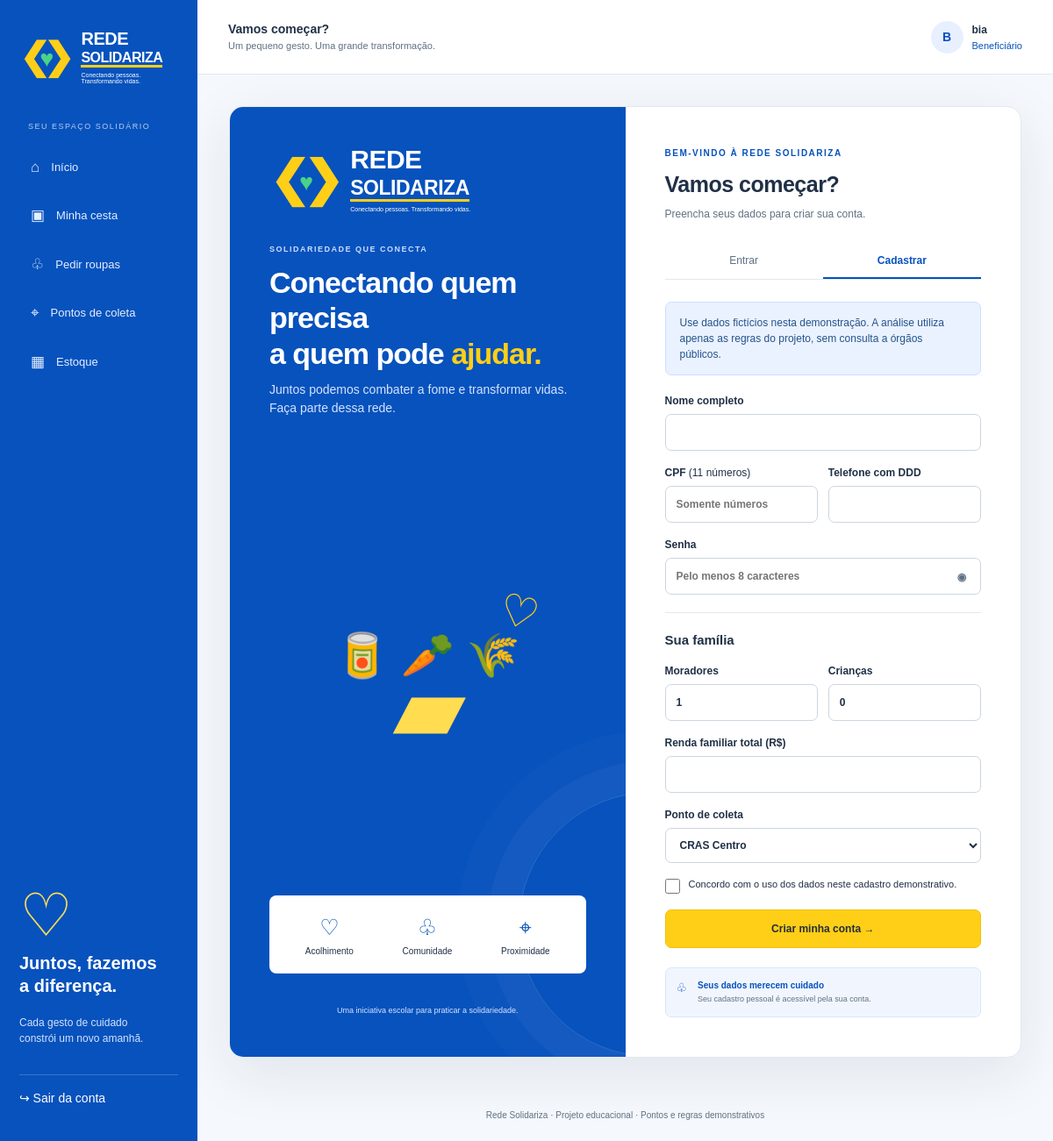
Page /cadastro (signed in) on the committed database.
### tables this page shows
CREATE TABLE usuarios(id INTEGER PRIMARY KEY, nome TEXT NOT NULL, cpf TEXT UNIQUE NOT NULL, telefone TEXT NOT NULL, senha TEXT NOT NULL, moradores INTEGER NOT NULL, criancas INTEGER NOT NULL, renda INTEGER NOT NULL, perfil TEXT NOT NULL, higiene INTEGER NOT NULL, codigo TEXT UNIQUE NOT NULL, ponto TEXT NOT NULL, admin INTEGER NOT NULL DEFAULT 0);

### app.py (the view, shortened to what this page needs)
@app.route('/cadastro', methods=['GET','POST'])
def cadastro():
    return render_template('auth.html', title='Vamos começar?', cadastro=True)

### app.py (called while the page is built)
def db():
    if 'db' not in g:
        g.db = sqlite3.connect(app.config['DATABASE'], timeout=15)
        g.db.row_factory = sqlite3.Row
        g.db.execute('PRAGMA foreign_keys=ON')
    return g.db

@app.before_request
def prepare():
    g.user = db().execute('SELECT * FROM usuarios WHERE id=?', (session.get('uid'),)).fetchone()
    if 'csrf' not in session:
        session['csrf'] = secrets.token_hex(32)
    if request.method == 'POST' and not secrets.compare_digest(session['csrf'], request.form.get('csrf','')):
        abort(400, 'Sua sessão expirou. Recarregue a página e tente novamente.')

@app.context_processor
def context():
    return dict(user=g.user, pontos=PONTOS, icones=ICONES, tipos=TIPOS)

### templates/auth.html
{% extends 'base.html' %}{% block content %}
<div class="auth-shell"><section class="brand-panel">{{ logo() }}<div><span class="eyebrow">SOLIDARIEDADE QUE CONECTA</span><h1>Conectando quem precisa<br>a quem pode <em>ajudar.</em></h1><p>Juntos podemos combater a fome e transformar vidas. Faça parte dessa rede.</p></div><div class="hero-art" aria-hidden="true"><span>♡</span><div>🥫 🥕 🌾</div><b>▰</b></div><div class="values"><span>♡<strong>Acolhimento</strong></span><span>♧<strong>Comunidade</strong></span><span>⌖<strong>Proximidade</strong></span></div><small>Uma iniciativa escolar para praticar a solidariedade.</small></section>
<section class="auth-form"><span class="eyebrow">BEM-VINDO À REDE SOLIDARIZA</span><h2>{{ title }}</h2><p>{{ 'Preencha seus dados para criar sua conta.' if cadastro else 'Faça login na sua conta para continuar.' }}</p><div class="tabs"><a class="{{ 'selected' if not cadastro }}" href="{{ url_for('login') }}">Entrar</a><a class="{{ 'selected' if cadastro }}" href="{{ url_for('cadastro') }}">Cadastrar</a></div>
<form method="post">{{ csrf() }}
{% if cadastro %}<div class="notice info">Use dados fictícios nesta demonstração. A análise utiliza apenas as regras do projeto, sem consulta a órgãos públicos.</div><label>Nome completo<input name="nome" required minlength="2" maxlength="100" autocomplete="name" value="{{ request.form.get('nome','') }}"></label>{% endif %}
<div class="{{ 'form-grid' if cadastro }}"><label>CPF <small>(11 números)</small><input name="cpf" required pattern="[0-9]{11}" maxlength="11" inputmode="numeric" autocomplete="username" value="{{ request.form.get('cpf','') }}" placeholder="Somente números"></label>
{% if cadastro %}<label>Telefone com DDD<input name="telefone" required pattern="[0-9]{10,11}" maxlength="11" inputmode="tel" value="{{ request.form.get('telefone','') }}"></label>{% endif %}</div>
<label>Senha<div class="password"><input id="senha" name="senha" type="password" required {{ 'minlength=8 maxlength=128' if cadastro }} autocomplete="{{ 'new-password' if cadastro else 'current-password' }}" placeholder="{{ 'Pelo menos 8 caracteres' if cadastro else 'Sua senha' }}"><button type="button" data-password="senha" aria-label="Mostrar senha">◉</button></div></label>
{% if cadastro %}<h3 class="form-heading">Sua família</h3><div class="form-grid"><label>Moradores<input type="number" min="1" max="100" name="moradores" value="{{ request.form.get('moradores','1') }}" required></label><label>Crianças<input type="number" min="0" max="100" name="criancas" value="{{ request.form.get('criancas','0') }}" required></label></div><label>Renda familiar total (R$)<input type="number" min="0" max="100000000" step="0.01" name="renda" required value="{{ request.form.get('renda','') }}"></label><label>Ponto de coleta<select name="ponto">{% for p in pontos %}<option {{ 'selected' if request.form.get('ponto')==p }}>{{ p }}</option>{% endfor %}</select></label><label class="check"><input type="checkbox" name="consentimento" required> Concordo com o uso dos dados neste cadastro demonstrativo.</label>{% endif %}
<button class="button yellow full" type="submit">{{ 'Criar minha conta →' if cadastro else 'Entrar →' }}</button></form><div class="secure">♧ <span><strong>Seus dados merecem cuidado</strong><small>Seu cadastro pessoal é acessível pela sua conta.</small></span></div></section></div>
{% endblock %}

### templates/base.html (shortened to what this page needs)
<!DOCTYPE html>
<html lang="pt-BR">
<head><link rel="stylesheet" href="{{ url_for('static',filename='style.css') }}"></head>
<body class="{{ 'doador' if user and user.perfil=='Doador' else '' }} {{ 'autenticacao' if not user else '' }}">
{% macro logo() %}<a class="logo" href="{{ url_for('home') }}"><span class="marca" aria-hidden="true">❮<b>♥</b>❯</span><span>REDE<br><strong>SOLIDARIZA</strong><small>Conectando pessoas. Transformando vidas.</small></span></a>{% endmacro %}
{% if user %}
<aside class="sidebar" id="menu">{{ logo() }}<span class="nav-label">SEU ESPAÇO SOLIDÁRIO</span><nav aria-label="Principal">
<a class="{{ 'active' if request.endpoint=='painel' }}" href="{{ url_for('painel') }}">⌂ <span>Início</span></a>
{% if user.perfil=='Beneficiário' %}<a class="{{ 'active' if request.endpoint=='cesta' }}" href="{{ url_for('cesta') }}">▣ <span>Minha cesta</span></a><a href="{{ url_for('movimentar',modo='pedido-roupas') }}">♧ <span>Pedir roupas</span></a>
{% else %}<a href="{{ url_for('movimentar',modo='alimentos') }}">♡ <span>Doar alimentos</span></a><a href="{{ url_for('movimentar',modo='roupas') }}">♧ <span>Doar roupas</span></a><a href="{{ url_for('movimentar',modo='dinheiro') }}">＄ <span>Registrar valor</span></a>{% endif %}
<a class="{{ 'active' if request.endpoint=='pontos' }}" href="{{ url_for('pontos') }}">⌖ <span>Pontos de coleta</span></a><a class="{{ 'active' if request.endpoint=='estoque' }}" href="{{ url_for('estoque') }}">▦ <span>Estoque</span></a>
{% if user.admin %}<a href="{{ url_for('cadastros') }}">♙ <span>Cadastros</span></a>{% endif %}</nav>
<div class="sidebar-message"><span>♡</span><h3>Juntos, fazemos<br>a diferença.</h3><p>Cada gesto de cuidado<br>constrói um novo amanhã.</p></div>
<form action="{{ url_for('sair') }}" method="post">{{ csrf() }}<button class="logout" type="submit">↪ Sair da conta</button></form></aside>
<div class="workspace"><header class="topbar"><button class="menu-button" aria-label="Abrir menu" aria-controls="menu" aria-expanded="false">☰</button><div><strong>{{ title }}</strong><small>Um pequeno gesto. Uma grande transformação.</small></div><div class="profile"><span class="avatar">{{ user.nome[0]|upper }}</span><span><strong>{{ user.nome.split()[0] }}</strong><small>{{ user.perfil }}</small></span></div></header>
{% endif %}
<main id="conteudo" class="{{ 'content' if user else 'auth-main' }}">
{% block content %}{% endblock %}
</main>{% if user %}<footer>Rede Solidariza · Projeto educacional · Pontos e regras demonstrativos</footer></div>{% endif %}
</body></html>

### rows in the picture
usuarios: nome "B", nome "bia", perfil "Beneficiário"

### other values in the picture
{{ title }} "Vamos começar?"
{{ 'Criar minha conta →' if cadastro else 'Entrar →' }} "Criar minha conta →"
form field ponto "CRAS Centro"
